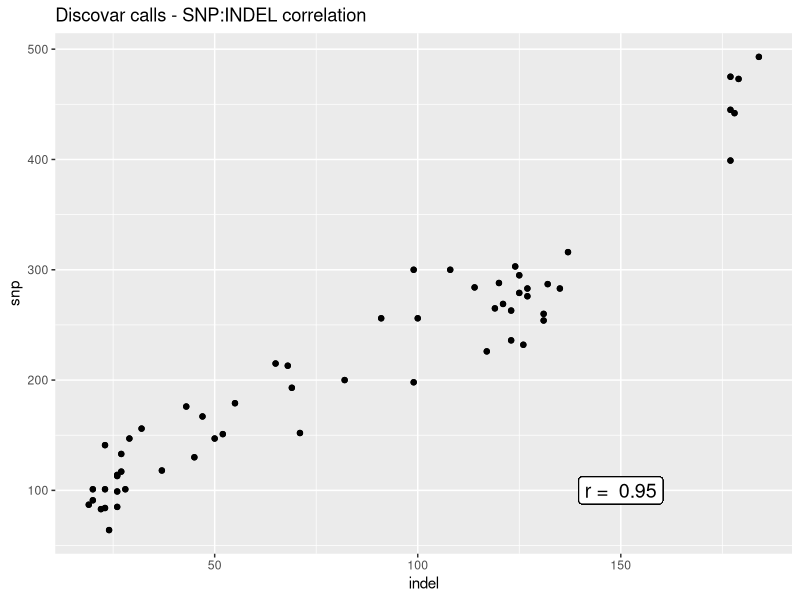
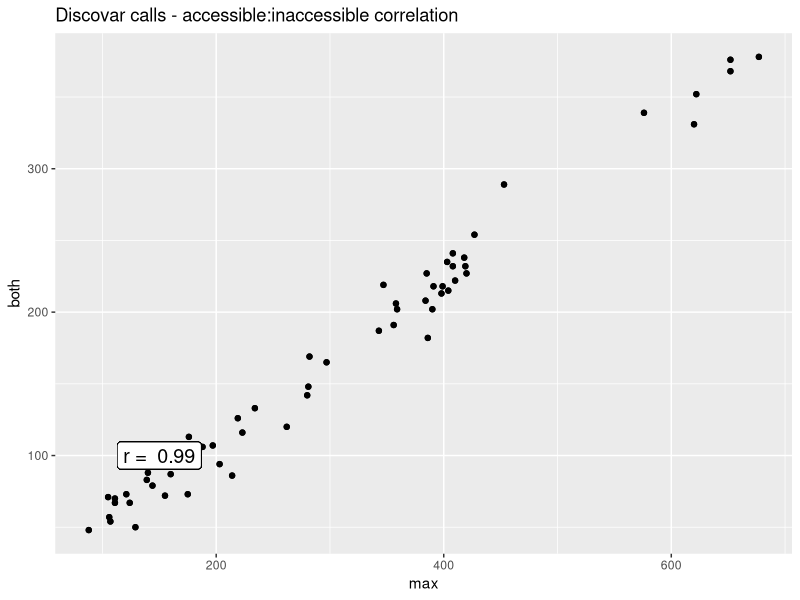
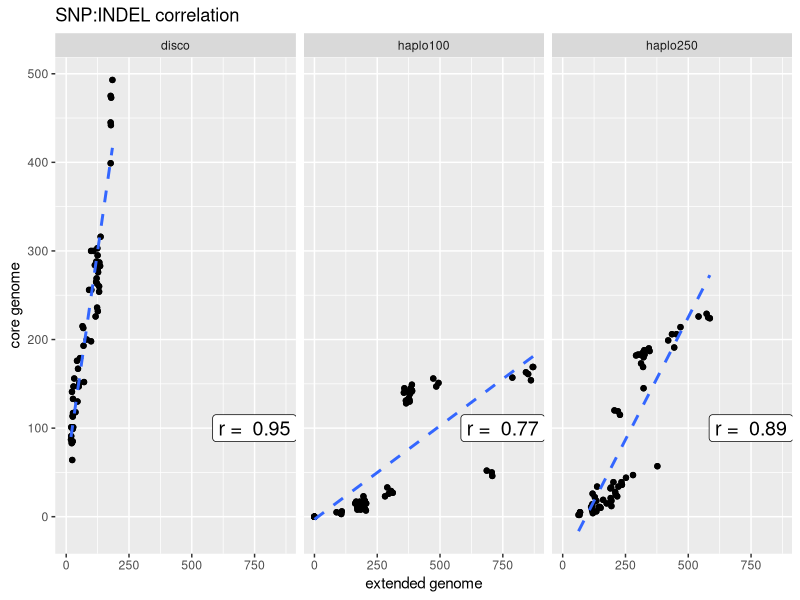
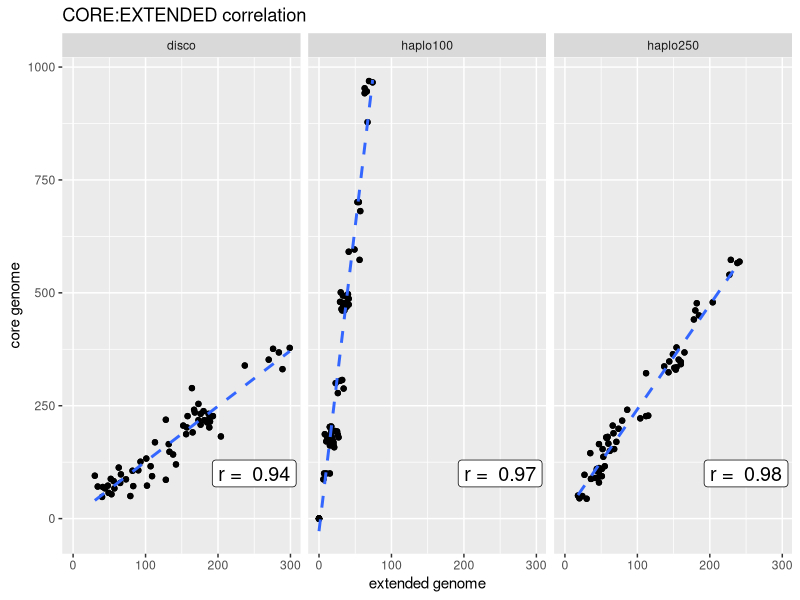
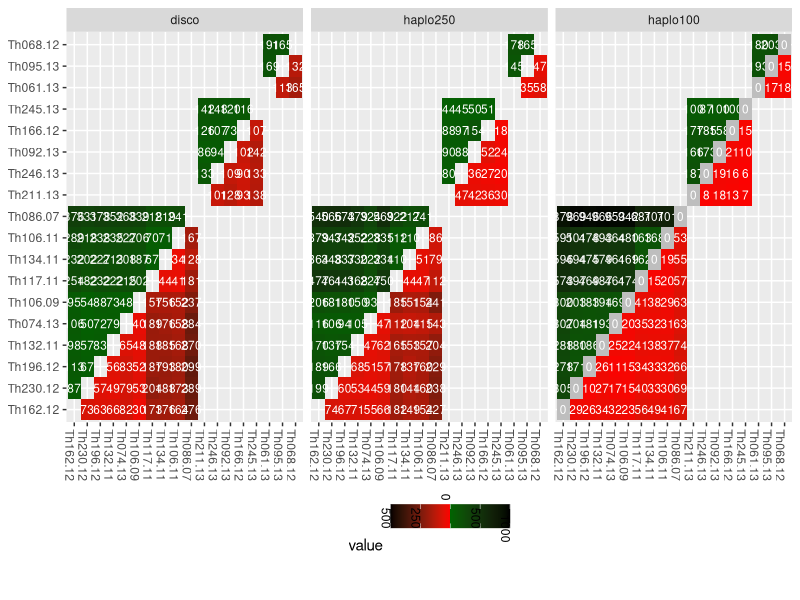
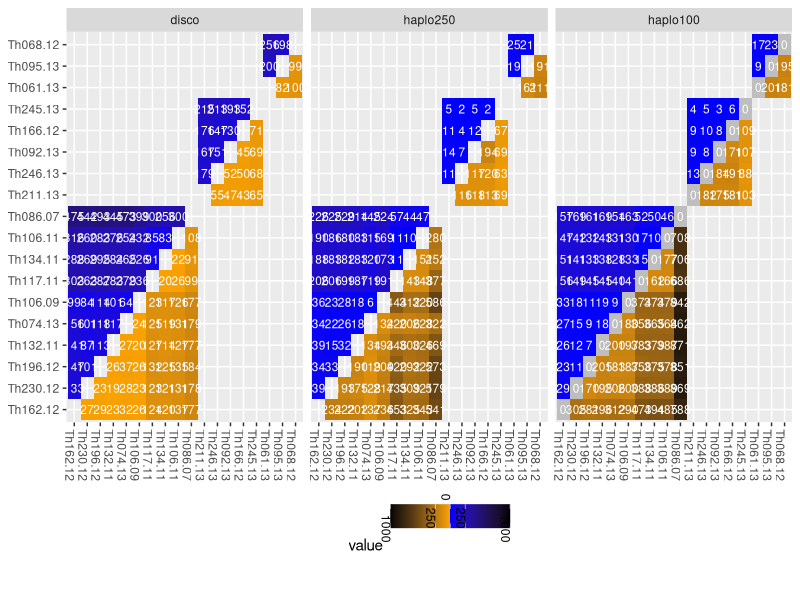

The R script that drew these images, in order:
## ---- chunk 1
library(ggplot2)
library(hexbin)
library(reshape2)
library(knitr)

library(gridExtra)
library(grid)
library(ggplot2)
library(lattice)
opts_chunk$set(fig.width=20, fig.height=8,dev=c('png','postscript'),warning=F)
#opts_chunk$set(fig.width=20, fig.height=8,dev=c('png'),warning=F)

## ---- chunk 2
g_legend<-function(a.gplot){
  tmp <- ggplot_gtable(ggplot_build(a.gplot))
  leg <- which(sapply(tmp$grobs, function(x) x$name) == "guide-box")
  legend <- tmp$grobs[[leg]]
  return(legend)}

reflect<-function(mat){
  mat[lower.tri(mat)] <- t(mat)[lower.tri(mat)]
  return(mat)
  }

tree_order <- c(
  "Th162.12", "Th230.12","Th196.12","Th132.11", "Th074.13", "Th106.09", "Th117.11", "Th134.11", "Th106.11","Th086.07",   
  "Th211.13","Th246.13", "Th092.13","Th166.12", "Th245.13", 
  "Th061.13", "Th095.13", "Th068.12"
)
clades <- c(
  rep(3,10),
  rep(2,5),
  rep(1,3))
names(clades)<-tree_order
clades


## ---- chunk 3
callboth <- read.table("thies_disco.callAll.FILT.m0.5.dist.tab.txt",sep="\t")
callboth <- reflect(callboth)
callboth$from=rownames(callboth)
callboth <- melt(callboth,variable.name = "to",value.name="both")
callMax <- read.table("thies_disco.FILT.dist.tab.txt",sep="\t")
callMax <- reflect(callMax)
callMax$from=rownames(callMax)
callMax <- melt(callMax,variable.name = "to",value.name="max")


callsnp <- read.table("thies_disco.FILT.m0.5.SNP.tab.txt",sep="\t")
callsnp$from=rownames(callsnp )
callsnp  <- melt(callsnp ,variable.name = "to",value.name="snp")

callindel <- read.table("thies_disco.FILT.m0.5.INDEL.tab.txt",sep="\t")
callindel $from=rownames(callindel )
callindel  <- melt(callindel ,variable.name = "to",value.name="indel")


callCfDisco <- merge(merge(callboth,callMax),merge(callsnp,callindel))
callCfDisco <- callCfDisco[!is.na(callCfDisco$snp),]
callCfDisco <- callCfDisco[callCfDisco$from != callCfDisco$to,]

#callCfDisco <- callCfDisco[callCfDisco$snp <= 1000,]
callCfDisco$prog <- "disco"
## ---- chunk 4

callbothGATK100 <- read.table("thies_haplo100.callAll.FILT.m0.5.dist.tab.txt",sep="\t")
callbothGATK100 <- reflect(callbothGATK100)
callbothGATK100$from=rownames(callbothGATK100)
callbothGATK100 <- melt(callbothGATK100,variable.name = "to",value.name="both")
callMaxGATK100 <- read.table("thies_haplo100.FILT.m0.5.dist.tab.txt",sep="\t")
callMaxGATK100 <- reflect(callMaxGATK100)
callMaxGATK100$from=rownames(callMaxGATK100)
callMaxGATK100 <- melt(callMaxGATK100,variable.name = "to",value.name="max")

callsnpGATK100 <- read.table("thies_haplo100.FILT.m0.5.SNP.tab.txt",sep="\t")
callsnpGATK100$from=rownames(callsnpGATK100)
callsnpGATK100 <- melt(callsnpGATK100,variable.name = "to",value.name="snp")
callindelGATK100 <- read.table("thies_haplo100.FILT.m0.5.INDEL.tab.txt",sep="\t")
callindelGATK100$from=rownames(callindelGATK100)
callindelGATK100 <- melt(callindelGATK100,variable.name = "to",value.name="indel")


callCfGATK100 <- merge(merge(callsnpGATK100,callindelGATK100),merge(callbothGATK100,callMaxGATK100))
callCfGATK100 <- callCfGATK100[!is.na(callCfGATK100$both),]
callCfGATK100 <- callCfGATK100[callCfGATK100$from != callCfGATK100$to,]
head(callCfGATK100)

#callCfGATK100 <- callCfGATK100[callCfGATK100$both > 0,]

#callCfGATK100 <- callCfGATK100[callCfGATK100$both <= 5000,]
callCfGATK100$prog <- "haplo100"

## ---- chunk 5

callbothGATK250 <- read.table("thies_haplo250.callAll.FILT.m0.5.dist.tab.txt",sep="\t")
callbothGATK250 <- reflect(callbothGATK250)
callbothGATK250$from=rownames(callbothGATK250)
callbothGATK250 <- melt(callbothGATK250,variable.name = "to",value.name="both")
callMaxGATK250 <- read.table("thies_haplo250.FILT.m0.5.dist.tab.txt",sep="\t")
callMaxGATK250 <- reflect(callMaxGATK250)
callMaxGATK250$from=rownames(callMaxGATK250)
callMaxGATK250 <- melt(callMaxGATK250,variable.name = "to",value.name="max")

callsnpGATK250 <- read.table("thies_haplo250.FILT.m0.5.SNP.tab.txt",sep="\t")
callsnpGATK250$from=rownames(callsnpGATK250)
callsnpGATK250 <- melt(callsnpGATK250,variable.name = "to",value.name="snp")
callindelGATK250 <- read.table("thies_haplo250.FILT.m0.5.INDEL.tab.txt",sep="\t")
callindelGATK250$from=rownames(callindelGATK250)
callindelGATK250 <- melt(callindelGATK250,variable.name = "to",value.name="indel")


callCfGATK250 <- merge(merge(callsnpGATK250,callindelGATK250),merge(callbothGATK250,callMaxGATK250))
callCfGATK250 <- callCfGATK250[!is.na(callCfGATK250$both),]
callCfGATK250 <- callCfGATK250[callCfGATK250$from != callCfGATK250$to,]
head(callCfGATK250)

#callCfGATK250 <- callCfGATK250[callCfGATK250$both > 0,]

#callCfGATK250 <- callCfGATK250[callCfGATK250$both <= 5000,]
callCfGATK250$prog <- "haplo250"

## ---- chunk 6

callCf <- rbind(callCfDisco,callCfGATK100,callCfGATK250)


samples <- read.table("Thies.samples.txt",col.names=c("ID","lane","dataset","sample","bam"))
samples <- unique(samples[,c("ID","sample")])
snames <- samples[,c("ID")]; samples<- as.character(samples[,c("sample")]) ; names(samples) <- snames
callCf$from[! callCf$from %in% samples] <- samples[as.character(callCf$from[! callCf$from %in% samples])]
names(samples) <- gsub('-',".",snames)
callCf$to[! callCf$to %in% samples] <- samples[as.character(callCf$to[! callCf$to %in% samples])]

callCf$to <- factor(callCf$to,levels=tree_order,ordered=T)
callCf$from <- factor(callCf$from,levels=tree_order,ordered=T)
callCfDisco$to <- factor(callCfDisco$to,levels=tree_order,ordered=T)
callCfDisco$from <- factor(callCfDisco$from,levels=tree_order,ordered=T)

callCf$related=clades[callCf$from]==clades[callCf$to]
callCf$extended <- callCf$max-callCf$both

callCf$prog <- factor(callCf$prog,levels=c("disco","haplo250","haplo100"),ordered=T)
## ---- chunk 7

callCf <- subset(callCf,related==T)
discoSI <- cor.test(callCf[callCf$prog=="disco","snp"],callCf[callCf$prog=="disco","indel"])
haplo100SI <- cor.test(callCf[callCf$prog=="haplo100","snp"],callCf[callCf$prog=="haplo100","indel"])
haplo250SI <- cor.test(callCf[callCf$prog=="haplo250","snp"],callCf[callCf$prog=="haplo250","indel"])
discoCM <- cor.test(callCf[callCf$prog=="disco","both"],callCf[callCf$prog=="disco","max"])
haplo100CM <- cor.test(callCf[callCf$prog=="haplo100","both"],callCf[callCf$prog=="haplo100","max"])
haplo250CM <- cor.test(callCf[callCf$prog=="haplo250","both"],callCf[callCf$prog=="haplo250","max"])
discoCE <- cor.test(callCf[callCf$prog=="disco","both"],callCf[callCf$prog=="disco","extended"])
haplo100CE <- cor.test(callCf[callCf$prog=="haplo100","both"],callCf[callCf$prog=="haplo100","extended"])
haplo250CE <- cor.test(callCf[callCf$prog=="haplo250","both"],callCf[callCf$prog=="haplo250","extended"])

corrs <- data.frame("prog"=c("disco","haplo100","haplo250"),
          "SI" = c(discoSI$estimate,haplo100SI$estimate,haplo250SI$estimate),
          "CM" = c(discoCM$estimate,haplo100CM$estimate,haplo250CM$estimate),
          "CE" = c(discoCE$estimate,haplo100CE$estimate,haplo250CE$estimate))


discoSI
ggplot(subset(callCf,prog=="disco"),aes(y=snp,x=indel)) + geom_point() +  
  geom_label(y=100,x=150,label=paste("r = ",round(discoSI$estimate,2)),size=5) +
  ggtitle("Discovar calls - SNP:INDEL correlation")

discoCM
ggplot(subset(callCf,prog=="disco"),aes(y=both,x=max)) + geom_point() +  
  geom_label(y=100,x=150,label=paste("r = ",round(discoCM$estimate,2)),size=5) +
  ggtitle("Discovar calls - accessible:inaccessible correlation")
#ggplot(callCf,aes(x=both,y=haplo)) + geom_point(aes(y=disco),colour="red")



ggplot(callCf,aes(y=snp,x=indel)) + geom_point() + geom_smooth(method = lm,se = F,linetype=2) +
  facet_grid(. ~ prog)+
  ggtitle("SNP:INDEL correlation")+
  geom_label(data=corrs,aes(y=100,x=750,label=paste("r = ",round(SI,2))),size=5) +
  theme(legend.position="bottom") + xlab("extended genome") + ylab("core genome")

# ggplot(callCf,aes(y=both,x=max)) + geom_point() + geom_smooth(method = lm,se = F,linetype=2) +
#   facet_grid(. ~ prog)+
#   ggtitle("CORE:MAX correlation")+
#   geom_label(data=corrs,aes(y=100,x=1000,label=paste("r = ",round(CM,3))),size=5) +
#   theme(legend.position="bottom") + xlab("extended genome") + ylab("core genome")

ggplot(callCf,aes(y=both,x=extended)) + geom_point() + geom_smooth(method = lm,se = F,linetype=2) +
  facet_grid(. ~ prog)+
  ggtitle("CORE:EXTENDED correlation")+
  geom_label(data=corrs,aes(y=100,x=250,label=paste("r = ",round(CE,2))),size=5) +
  theme(legend.position="bottom") + xlab("extended genome") + ylab("core genome")


## ---- chunk 8
levels(callCf$to)
levels(callCf$from)
length(callCf$to>callCf$from)
sum(callCf$to>callCf$from)
cbind(callCf$to,callCf$from,callCf$to>=callCf$from)
callCf <- callCf[callCf$to >= callCf$from,]


dcol = scale_fill_gradient(low="blue",high="black")
vxlab <- theme(axis.text.x = element_text(angle = -90, hjust = 1))  
vxleg <- theme(legend.position="bottom",legend.text = element_text(angle = -90,hjust=-1), axis.title=element_blank())
# ggplot(callCf) + 
#   geom_tile(aes(x=from,y=to,fill=extended),size=1) + 
#   geom_text(aes(x=from,y=to,label=extended), size=3,colour="white") + 
#   facet_grid(. ~ prog) + dcol + vxlab
# 
# ggplot(callCf) + 
#   geom_tile(aes(x=to,y=from,fill=both),size=1) + 
#   geom_text(aes(x=to,y=from,label=extended), size=3,colour="white") + 
#   facet_grid(. ~ prog) + dcol + vxlab
# 

callCfCX <- melt(callCf[,c("from","to","prog","related","both","extended")])
callCfCX <- subset(callCfCX,related==T)
callCfCX$from <- factor(callCfCX$from,levels=tree_order,ordered=T)
callCfCX$to <- factor(callCfCX$to,levels=tree_order,ordered=T)

callCfSI <- melt(callCf[,c("from","to","prog","related","snp","indel")])
callCfSI <- subset(callCfSI,related==T)
callCfSI$from <- factor(callCfSI$from,levels=tree_order,ordered=T)
callCfSI$to <- factor(callCfSI$to,levels=tree_order,ordered=T)


colscale <- (c(-500,-0.001,0,0.001,500)+500)/(500+500)
cxcol <- scale_fill_gradientn(colors = c("black","red","grey","dark green","black"),
                              values =colscale,na.value = "black",
                              breaks =c(-1000,-500,0,500,1000),
                              labels=c(500,250,0,500,1000),
                              limits=c(-1000,1000))

ggplot(data=callCfCX,aes(x=from,y=to,fill=value,label=value)) + 
  geom_tile(data=subset(callCfCX,variable=="both"),size=1) + 
  geom_text(data=subset(callCfCX,variable=="both"), size=3,colour="white") + 
  geom_tile(data=subset(callCfCX,variable=="extended"),aes(x=to,y=from,fill=value*-2),size=1) + 
  geom_text(data=subset(callCfCX,variable=="extended"),aes(x=to,y=from,label=value), size=3,colour="white") + 
  facet_grid(. ~ prog) + cxcol + vxlab + vxleg

iscol <- scale_fill_gradientn(colors = c("black","orange","grey","blue","black"),
                              values =colscale,na.value = "black",
                              breaks =c(-1000,-250,0,250,1000),
                              labels=c(1000,250,0,250,1000),
                              limits=c(-1000,1000))
ggplot(data=callCfSI,aes(x=from,y=to,fill=value,label=value)) + 
  geom_tile(data=subset(callCfSI,variable=="snp"),size=1) + 
  geom_text(data=subset(callCfSI,variable=="snp"), size=3,colour="white") + 
  geom_tile(data=subset(callCfSI,variable=="indel"),aes(x=to,y=from,fill=value*-1),size=1) + 
  geom_text(data=subset(callCfSI,variable=="indel"),aes(x=to,y=from,label=value), size=3,colour="white") + 
  facet_grid(. ~ prog) + iscol + vxlab + vxleg

